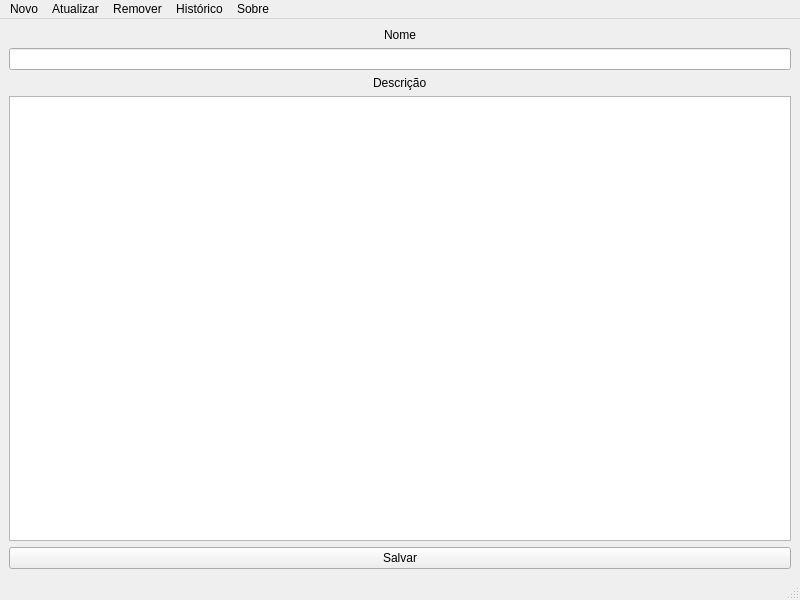
<?xml version="1.0" encoding="UTF-8"?>
<ui version="4.0">
 <author>Antonio Fernando &lt;antoniofernandodj@outlook.com&gt;</author>
 <class>Chickie</class>
 <widget class="QMainWindow" name="Chickie">
  <property name="geometry">
   <rect>
    <x>0</x>
    <y>0</y>
    <width>800</width>
    <height>600</height>
   </rect>
  </property>
  <property name="windowTitle">
   <string>Chickie</string>
  </property>
  <widget class="QWidget" name="centralwidget">
   <layout class="QVBoxLayout" name="verticalLayout_2">
    <item>
     <layout class="QVBoxLayout" name="verticalLayout">
      <item alignment="Qt::AlignHCenter|Qt::AlignVCenter">
       <widget class="QLabel" name="label">
        <property name="text">
         <string>Nome</string>
        </property>
       </widget>
      </item>
      <item>
       <widget class="QLineEdit" name="lineEdit"/>
      </item>
      <item alignment="Qt::AlignHCenter">
       <widget class="QLabel" name="label_2">
        <property name="layoutDirection">
         <enum>Qt::RightToLeft</enum>
        </property>
        <property name="text">
         <string>Descrição</string>
        </property>
       </widget>
      </item>
      <item>
       <widget class="QTextEdit" name="textEdit"/>
      </item>
     </layout>
    </item>
    <item>
     <widget class="QPushButton" name="pushButton">
      <property name="text">
       <string>Salvar</string>
      </property>
     </widget>
    </item>
   </layout>
  </widget>
  <widget class="QStatusBar" name="statusbar"/>
  <widget class="QMenuBar" name="menubar">
   <property name="geometry">
    <rect>
     <x>0</x>
     <y>0</y>
     <width>800</width>
     <height>27</height>
    </rect>
   </property>
   <widget class="QMenu" name="menuNovo">
    <property name="title">
     <string>Novo</string>
    </property>
    <addaction name="actionNovaCategoria"/>
    <addaction name="actionNovoEntregador"/>
    <addaction name="actionNovoFuncionario"/>
    <addaction name="actionNovoMetodoDePagamento"/>
    <addaction name="actionNovaZonaDeEntrega"/>
    <addaction name="actionNovoCliente"/>
    <addaction name="actionNovoPreco"/>
    <addaction name="actionNovoPedido"/>
   </widget>
   <widget class="QMenu" name="menuAtualizar">
    <property name="title">
     <string>Atualizar</string>
    </property>
    <addaction name="actionAtualizarCategoria"/>
    <addaction name="actionAtualizarEntregador"/>
    <addaction name="actionAtualizarFeedback"/>
    <addaction name="actionAtualizarFuncionario"/>
    <addaction name="actionAtualizarZonaDeEntrega"/>
    <addaction name="actionAtualizarPreco"/>
    <addaction name="actionAtualizarPedido"/>
   </widget>
   <widget class="QMenu" name="menuRemover">
    <property name="title">
     <string>Remover</string>
    </property>
    <addaction name="actionRemoverCategoria"/>
    <addaction name="actionRemoverEntregador"/>
    <addaction name="actionRemoverFuncionario"/>
    <addaction name="actionRemoverMetodoDePagamento"/>
    <addaction name="actionRemoverZonaDeEntrega"/>
    <addaction name="actionRemoverPreco"/>
    <addaction name="actionRemoverProduto"/>
   </widget>
   <widget class="QMenu" name="menuHistorico">
    <property name="title">
     <string>Histórico</string>
    </property>
    <addaction name="actionHistorico"/>
   </widget>
   <widget class="QMenu" name="menuSobre">
    <property name="title">
     <string>Sobre</string>
    </property>
    <addaction name="actionObterAjuda"/>
    <addaction name="actionCompartilharIdeias"/>
    <addaction name="separator"/>
    <addaction name="actionSobreOChickie"/>
   </widget>
   <addaction name="menuNovo"/>
   <addaction name="menuAtualizar"/>
   <addaction name="menuRemover"/>
   <addaction name="menuHistorico"/>
   <addaction name="menuSobre"/>
  </widget>
  <action name="actionCategoria">
   <property name="text">
    <string>Categoria</string>
   </property>
  </action>
  <action name="actionNovaCategoria">
   <property name="text">
    <string>Categoria</string>
   </property>
  </action>
  <action name="actionNovoEntregador">
   <property name="text">
    <string>Entregador</string>
   </property>
  </action>
  <action name="actionFeedback">
   <property name="text">
    <string>Feedback</string>
   </property>
  </action>
  <action name="actionNovoFuncionario">
   <property name="text">
    <string>Funcionário</string>
   </property>
  </action>
  <action name="actionNovoMetodoDePagamento">
   <property name="text">
    <string>Método de pagamento</string>
   </property>
  </action>
  <action name="actionNovaZonaDeEntrega">
   <property name="text">
    <string>Zona de entrega</string>
   </property>
  </action>
  <action name="actionNovoCliente">
   <property name="text">
    <string>Cliente</string>
   </property>
  </action>
  <action name="actionPedido">
   <property name="text">
    <string>Pedido</string>
   </property>
  </action>
  <action name="actionNovoPreco">
   <property name="text">
    <string>Preço</string>
   </property>
  </action>
  <action name="actionNovoPedido">
   <property name="text">
    <string>Pedido</string>
   </property>
  </action>
  <action name="actionPreco_2">
   <property name="text">
    <string>Preço</string>
   </property>
  </action>
  <action name="actionProduto">
   <property name="text">
    <string>Produto</string>
   </property>
  </action>
  <action name="actionAtualizarCategoria">
   <property name="text">
    <string>Categoria</string>
   </property>
  </action>
  <action name="actionAtualizarEntregador">
   <property name="text">
    <string>Entregador</string>
   </property>
  </action>
  <action name="actionAtualizarFeedback">
   <property name="text">
    <string>Feedback</string>
   </property>
  </action>
  <action name="actionAtualizarFuncionario">
   <property name="text">
    <string>Funcionário</string>
   </property>
  </action>
  <action name="actionAtualizarZonaDeEntrega">
   <property name="text">
    <string>Zona de Entrega</string>
   </property>
  </action>
  <action name="actionCliente_2">
   <property name="text">
    <string>Cliente</string>
   </property>
  </action>
  <action name="actionAtualizarPreco">
   <property name="text">
    <string>Preço</string>
   </property>
  </action>
  <action name="actionAtualizarPedido">
   <property name="text">
    <string>Pedido</string>
   </property>
  </action>
  <action name="actionRemoverPreco">
   <property name="text">
    <string>Preço</string>
   </property>
  </action>
  <action name="actionRemoverProduto">
   <property name="text">
    <string>Produto</string>
   </property>
  </action>
  <action name="actionRemoverEntregador">
   <property name="text">
    <string>Entregador</string>
   </property>
  </action>
  <action name="actionRemoverFuncionario">
   <property name="text">
    <string>Funcionário</string>
   </property>
  </action>
  <action name="actionRemoverMetodoDePagamento">
   <property name="text">
    <string>Método de pagamento</string>
   </property>
  </action>
  <action name="actionRemoverCategoria">
   <property name="text">
    <string>Categoria</string>
   </property>
  </action>
  <action name="actionRemoverZonaDeEntrega">
   <property name="text">
    <string>Zona de entrega</string>
   </property>
  </action>
  <action name="actionHistorico">
   <property name="text">
    <string>Historico de vendas</string>
   </property>
  </action>
  <action name="actionObterAjuda">
   <property name="text">
    <string>Obter ajuda</string>
   </property>
  </action>
  <action name="actionCompartilharIdeias">
   <property name="text">
    <string>Compartilhar ideias e comentarios</string>
   </property>
  </action>
  <action name="actionSobreOChickie">
   <property name="text">
    <string>Sobre o Chickie</string>
   </property>
  </action>
 </widget>
 <resources/>
 <connections/>
</ui>
